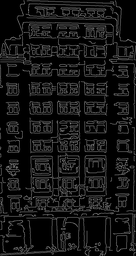
#> input picture edge/mid/cmp_b0001.png, 136 x 256 px, shrunk from 543 x 1024 before the run, found by its file name
$ python plot_denoise.py   (older library calls are emulated)
#> lines starting #> are read from the running program, lines starting #| are printed output that depends on the picture; long printed decimals are rounded
"""
====================
Denoising a picture
====================

In this example, we denoise a noisy version of a picture using the total
variation, bilateral, and wavelet denoising filters.

Total variation and bilateral algorithms typically produce "posterized" images
with flat domains separated by sharp edges. It is possible to change the degree
of posterization by controlling the tradeoff between denoising and faithfulness
to the original image.

Total variation filter
----------------------

The result of this filter is an image that has a minimal total variation norm,
while being as close to the initial image as possible. The total variation is
the L1 norm of the gradient of the image.

Bilateral filter
----------------

A bilateral filter is an edge-preserving and noise reducing filter. It averages
pixels based on their spatial closeness and radiometric similarity.

Wavelet denoising filter
------------------------

A wavelet denoising filter relies on the wavelet representation of the image.
The noise is represented by small values in the wavelet domain which are set to
0.

In color images, wavelet denoising is typically done in the `YCbCr color
space`_ as denoising in separate color channels may lead to more apparent
noise.

.. _`YCbCr color space`: https://en.wikipedia.org/wiki/YCbCr

"""
import numpy as np
import matplotlib.pyplot as plt

from skimage.restoration import (denoise_tv_chambolle, denoise_bilateral,
                                 denoise_wavelet, estimate_sigma, denoise_nl_means)
from skimage import data, img_as_float, color
from skimage.util import random_noise
from skimage import io
import os

# Hyperparameters
mod = "Denoised"

# Find folder directory
cwd = os.getcwd()
input_dir = cwd + "/in"
new_dir = cwd + "/out"
if not os.path.exists(new_dir):
    os.makedirs(new_dir)

# Get folders within the /in folder
folders = filter(os.path.isdir, os.listdir(input_dir))

#original = img_as_float(data.chelsea()[100:250, 50:300])

sigma = 0.155
#noisy = random_noise(original, var=sigma**2)

"""
# Loop over folders and images and denoise
for folder in folders:
    images = os.listdir(input_dir + "/" + folder)
    if not(file.endswith(".png")):
           images.remove(file)

    for image in images:
        picture = io.imread(input_dir + "/" + image)
        new_image_dir = new_dir + "/" + image.split(".")[0]
        den_im = denoise_bilateral(noisy, sigma_color=0.1, sigma_spatial=15,
                multichannel=False)

        io.imsave(new_image_dir + "/" + image.split(".")[0] + mod
                     + str(scale_value) + ".png", den_im, "png")
"""
# Testing denoising
noisy = io.imread(input_dir + "/cmp_b0001/cmp_b0001.png")
#> noisy is the input picture: shape (256, 136); min 0, max 132, mean 20.8

fig, ax = plt.subplots(nrows=2, ncols=4, figsize=(8, 5), sharex=True,
                       sharey=True, subplot_kw={'adjustable': 'box-forced'})

plt.gray()

# Estimate the average noise standard deviation across color channels.
sigma_est = estimate_sigma(noisy, multichannel=False, average_sigmas=True)
#> sigma_est = 5.05
# Due to clipping in random_noise, the estimate will be a bit smaller than the
# specified sigma.
print("Estimated Gaussian noise standard deviation = {}".format(sigma_est))
#| Estimated Gaussian noise standard deviation = 5.052

ax[0, 0].imshow(noisy)
ax[0, 0].axis('off')
ax[0, 0].set_title('Noisy')

#ax[0, 1].imshow(denoise_tv_chambolle(noisy, weight=0.20, multichannel=False))
#ax[0, 1].axis('off')
#ax[0, 1].set_title('TV')
ax[0, 2].imshow(denoise_bilateral(noisy, sigma_color=0.20, sigma_spatial=15,
                multichannel=False))
ax[0, 2].axis('off')
ax[0, 2].set_title('Bilateral')
"""
ax[0, 3].imshow(denoise_wavelet(noisy, multichannel=False))
ax[0, 3].axis('off')
ax[0, 3].set_title('Wavelet denoising')

ax[1, 1].imshow(denoise_tv_chambolle(noisy, weight=0.2, multichannel=False))
ax[1, 1].axis('off')
ax[1, 1].set_title('(more) TV')
ax[1, 2].imshow(denoise_bilateral(noisy, sigma_color=0.1, sigma_spatial=15,
                multichannel=False))
ax[1, 2].axis('off')
ax[1, 2].set_title('(more) Bilateral')
ax[1, 3].imshow(denoise_wavelet(noisy, multichannel=False, convert2ycbcr=True))
ax[1, 3].axis('off')
ax[1, 3].set_title('Wavelet denoising\nin YCbCr colorspace')
"""

ax[1, 0].imshow(denoise_nl_means(noisy, 7, 20, 0.4, multichannel=False))
ax[1, 0].axis('off')
ax[1, 0].set_title('Non-local means')

fig.tight_layout()

plt.show()
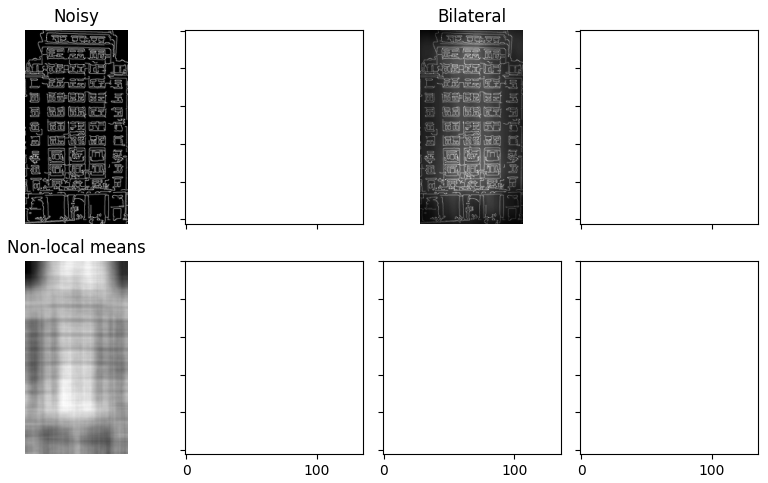
#> figure drawn by matplotlib, 3 panels
